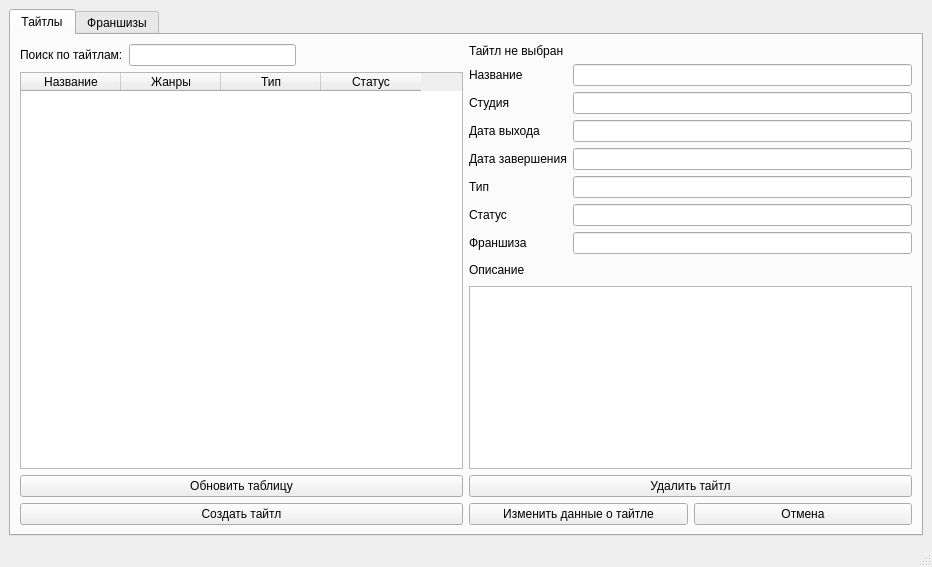
<?xml version="1.0" encoding="UTF-8"?>
<ui version="4.0">
 <class>MainWindow</class>
 <widget class="QMainWindow" name="MainWindow">
  <property name="geometry">
   <rect>
    <x>0</x>
    <y>0</y>
    <width>932</width>
    <height>567</height>
   </rect>
  </property>
  <property name="windowTitle">
   <string>MainWindow</string>
  </property>
  <widget class="QWidget" name="centralwidget">
   <layout class="QVBoxLayout" name="verticalLayout">
    <item>
     <widget class="QTabWidget" name="tabWidget">
      <property name="currentIndex">
       <number>0</number>
      </property>
      <widget class="QWidget" name="tab">
       <attribute name="title">
        <string>Тайтлы</string>
       </attribute>
       <layout class="QHBoxLayout" name="horizontalLayout_14">
        <item>
         <layout class="QVBoxLayout" name="titleBrowserLayout">
          <item>
           <layout class="QHBoxLayout" name="horizontalLayout">
            <item>
             <widget class="QLabel" name="label">
              <property name="text">
               <string>Поиск по тайтлам:</string>
              </property>
             </widget>
            </item>
            <item>
             <widget class="QLineEdit" name="titleSearchLine"/>
            </item>
            <item>
             <spacer name="horizontalSpacer">
              <property name="orientation">
               <enum>Qt::Horizontal</enum>
              </property>
              <property name="sizeHint" stdset="0">
               <size>
                <width>40</width>
                <height>20</height>
               </size>
              </property>
             </spacer>
            </item>
           </layout>
          </item>
          <item>
           <widget class="QTableWidget" name="titlesTable">
            <property name="sizeAdjustPolicy">
             <enum>QAbstractScrollArea::AdjustToContents</enum>
            </property>
            <property name="selectionBehavior">
             <enum>QAbstractItemView::SelectRows</enum>
            </property>
            <column>
             <property name="text">
              <string>Название</string>
             </property>
            </column>
            <column>
             <property name="text">
              <string>Жанры</string>
             </property>
            </column>
            <column>
             <property name="text">
              <string>Тип</string>
             </property>
            </column>
            <column>
             <property name="text">
              <string>Статус</string>
             </property>
            </column>
           </widget>
          </item>
          <item>
           <widget class="QPushButton" name="refreshTitlesTableButton">
            <property name="text">
             <string>Обновить таблицу</string>
            </property>
           </widget>
          </item>
          <item>
           <widget class="QPushButton" name="newTitleButton">
            <property name="text">
             <string>Создать тайтл</string>
            </property>
           </widget>
          </item>
         </layout>
        </item>
        <item>
         <layout class="QVBoxLayout" name="verticalLayout_7">
          <item>
           <widget class="QLabel" name="titleNameLabel">
            <property name="text">
             <string>Тайтл не выбран</string>
            </property>
           </widget>
          </item>
          <item>
           <layout class="QFormLayout" name="formLayout">
            <item row="1" column="0">
             <widget class="QLabel" name="label_12">
              <property name="text">
               <string>Студия</string>
              </property>
             </widget>
            </item>
            <item row="1" column="1">
             <widget class="QLineEdit" name="titleStudioLine"/>
            </item>
            <item row="2" column="0">
             <widget class="QLabel" name="label_7">
              <property name="text">
               <string>Дата выхода</string>
              </property>
             </widget>
            </item>
            <item row="2" column="1">
             <widget class="QLineEdit" name="titleReleaseDateline"/>
            </item>
            <item row="3" column="0">
             <widget class="QLabel" name="label_8">
              <property name="text">
               <string>Дата завершения</string>
              </property>
             </widget>
            </item>
            <item row="3" column="1">
             <widget class="QLineEdit" name="titleEndingDateLine"/>
            </item>
            <item row="4" column="0">
             <widget class="QLabel" name="label_9">
              <property name="text">
               <string>Тип</string>
              </property>
             </widget>
            </item>
            <item row="4" column="1">
             <widget class="QLineEdit" name="titleTypeLine"/>
            </item>
            <item row="5" column="0">
             <widget class="QLabel" name="label_10">
              <property name="text">
               <string>Статус</string>
              </property>
             </widget>
            </item>
            <item row="5" column="1">
             <widget class="QLineEdit" name="titleStatusLine"/>
            </item>
            <item row="6" column="0">
             <widget class="QLabel" name="label_11">
              <property name="text">
               <string>Франшиза</string>
              </property>
             </widget>
            </item>
            <item row="6" column="1">
             <widget class="QLineEdit" name="titleFranchiseLine"/>
            </item>
            <item row="0" column="0">
             <widget class="QLabel" name="label_3">
              <property name="text">
               <string>Название</string>
              </property>
             </widget>
            </item>
            <item row="0" column="1">
             <widget class="QLineEdit" name="titleNameLine"/>
            </item>
           </layout>
          </item>
          <item>
           <layout class="QVBoxLayout" name="verticalLayout_6">
            <item>
             <layout class="QHBoxLayout" name="horizontalLayout_7">
              <item>
               <widget class="QLabel" name="label_13">
                <property name="text">
                 <string>Описание</string>
                </property>
               </widget>
              </item>
              <item>
               <spacer name="horizontalSpacer_5">
                <property name="orientation">
                 <enum>Qt::Horizontal</enum>
                </property>
                <property name="sizeHint" stdset="0">
                 <size>
                  <width>40</width>
                  <height>20</height>
                 </size>
                </property>
               </spacer>
              </item>
             </layout>
            </item>
            <item>
             <widget class="QTextEdit" name="titleDescText"/>
            </item>
            <item>
             <widget class="QPushButton" name="deleteTitleButton">
              <property name="text">
               <string>Удалить тайтл</string>
              </property>
             </widget>
            </item>
            <item>
             <layout class="QHBoxLayout" name="TitleEditButtonsLayout">
              <item>
               <widget class="QPushButton" name="editTitleButton">
                <property name="text">
                 <string>Изменить данные о тайтле</string>
                </property>
               </widget>
              </item>
              <item>
               <widget class="QPushButton" name="cancelChangeButton">
                <property name="text">
                 <string>Отмена</string>
                </property>
               </widget>
              </item>
             </layout>
            </item>
           </layout>
          </item>
         </layout>
        </item>
       </layout>
      </widget>
      <widget class="QWidget" name="tab_2">
       <attribute name="title">
        <string>Франшизы</string>
       </attribute>
       <layout class="QHBoxLayout" name="horizontalLayout_15">
        <item>
         <layout class="QVBoxLayout" name="verticalLayout_5">
          <item>
           <layout class="QHBoxLayout" name="horizontalLayout_2">
            <item>
             <widget class="QLabel" name="label_2">
              <property name="text">
               <string>Поиск по франшизам:</string>
              </property>
             </widget>
            </item>
            <item>
             <widget class="QLineEdit" name="franchiseSearchLine"/>
            </item>
            <item>
             <spacer name="horizontalSpacer_2">
              <property name="orientation">
               <enum>Qt::Horizontal</enum>
              </property>
              <property name="sizeHint" stdset="0">
               <size>
                <width>40</width>
                <height>20</height>
               </size>
              </property>
             </spacer>
            </item>
           </layout>
          </item>
          <item>
           <widget class="QTableWidget" name="franchisesTable">
            <property name="selectionBehavior">
             <enum>QAbstractItemView::SelectRows</enum>
            </property>
            <column>
             <property name="text">
              <string>Название</string>
             </property>
            </column>
            <column>
             <property name="text">
              <string>Тайтлы</string>
             </property>
            </column>
           </widget>
          </item>
          <item>
           <widget class="QPushButton" name="refreshFranchisesTableButton">
            <property name="text">
             <string>Обновить таблицу</string>
            </property>
           </widget>
          </item>
          <item>
           <widget class="QPushButton" name="newFranchiseButton">
            <property name="text">
             <string>Создать франшизу</string>
            </property>
           </widget>
          </item>
         </layout>
        </item>
        <item>
         <layout class="QVBoxLayout" name="verticalLayout_4">
          <item>
           <layout class="QVBoxLayout" name="verticalLayout_2">
            <item>
             <widget class="QLabel" name="franchiseNameLabel">
              <property name="text">
               <string>Франшиза не выбрана</string>
              </property>
             </widget>
            </item>
            <item>
             <layout class="QHBoxLayout" name="horizontalLayout_3">
              <item>
               <widget class="QLabel" name="label_6">
                <property name="text">
                 <string>Название</string>
                </property>
               </widget>
              </item>
              <item>
               <widget class="QLineEdit" name="franchiseNameLine"/>
              </item>
             </layout>
            </item>
            <item>
             <layout class="QHBoxLayout" name="horizontalLayout_5">
              <item>
               <widget class="QLabel" name="label_4">
                <property name="text">
                 <string>Описание</string>
                </property>
               </widget>
              </item>
              <item>
               <spacer name="horizontalSpacer_3">
                <property name="orientation">
                 <enum>Qt::Horizontal</enum>
                </property>
                <property name="sizeHint" stdset="0">
                 <size>
                  <width>40</width>
                  <height>20</height>
                 </size>
                </property>
               </spacer>
              </item>
             </layout>
            </item>
            <item>
             <widget class="QTextEdit" name="franchiseDescText"/>
            </item>
           </layout>
          </item>
          <item>
           <layout class="QVBoxLayout" name="verticalLayout_3">
            <item>
             <layout class="QHBoxLayout" name="horizontalLayout_6">
              <item>
               <widget class="QLabel" name="label_5">
                <property name="text">
                 <string>Тайтлы франшизы</string>
                </property>
               </widget>
              </item>
              <item>
               <spacer name="horizontalSpacer_4">
                <property name="orientation">
                 <enum>Qt::Horizontal</enum>
                </property>
                <property name="sizeHint" stdset="0">
                 <size>
                  <width>40</width>
                  <height>20</height>
                 </size>
                </property>
               </spacer>
              </item>
             </layout>
            </item>
            <item>
             <widget class="QTableWidget" name="franchiseTitlesTabl">
              <column>
               <property name="text">
                <string>Название</string>
               </property>
              </column>
              <column>
               <property name="text">
                <string>Жанры</string>
               </property>
              </column>
              <column>
               <property name="text">
                <string>Тип</string>
               </property>
              </column>
              <column>
               <property name="text">
                <string>Статус</string>
               </property>
              </column>
             </widget>
            </item>
            <item>
             <layout class="QHBoxLayout" name="franchiseEditButtonsLayout">
              <item>
               <widget class="QPushButton" name="updateFranchiseDataButton">
                <property name="text">
                 <string>Изменить данные франшизы</string>
                </property>
               </widget>
              </item>
             </layout>
            </item>
           </layout>
          </item>
         </layout>
        </item>
       </layout>
      </widget>
     </widget>
    </item>
   </layout>
  </widget>
  <widget class="QMenuBar" name="menubar">
   <property name="geometry">
    <rect>
     <x>0</x>
     <y>0</y>
     <width>932</width>
     <height>20</height>
    </rect>
   </property>
  </widget>
  <widget class="QStatusBar" name="statusbar"/>
 </widget>
 <resources/>
 <connections/>
</ui>
